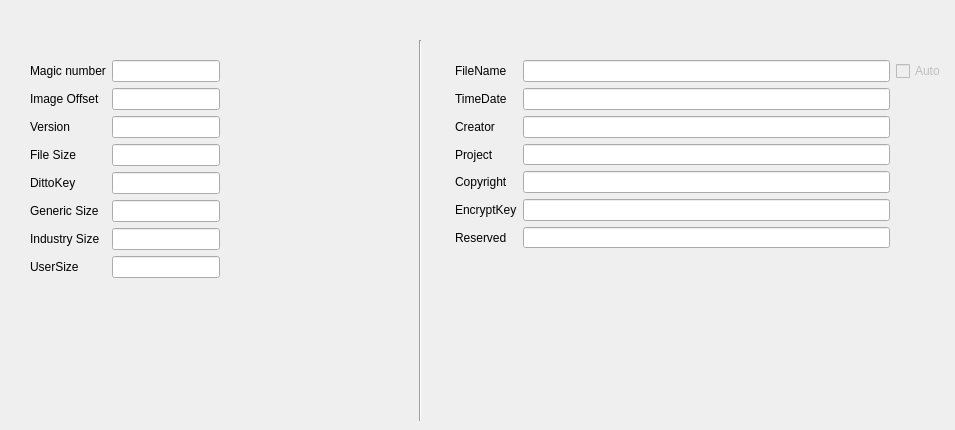
    <widget class="QWidget" name="tab">
     <attribute name="title">
      <string>Generic File Header</string>
     </attribute>
     <widget class="QWidget" name="gridLayoutWidget">
      <property name="geometry">
       <rect>
        <x>30</x>
        <y>60</y>
        <width>349</width>
        <height>281</height>
       </rect>
      </property>
      <layout class="QGridLayout" name="gridLayout">
       <property name="sizeConstraint">
        <enum>QLayout::SetFixedSize</enum>
       </property>
       <item row="6" column="0">
        <widget class="QLabel" name="label_8">
         <property name="text">
          <string>Industry Size</string>
         </property>
        </widget>
       </item>
       <item row="3" column="0">
        <widget class="QLabel" name="label_5">
         <property name="text">
          <string>File Size</string>
         </property>
        </widget>
       </item>
       <item row="7" column="0">
        <widget class="QLabel" name="label_9">
         <property name="text">
          <string>UserSize</string>
         </property>
        </widget>
       </item>
       <item row="5" column="0">
        <widget class="QLabel" name="label_7">
         <property name="text">
          <string>Generic Size</string>
         </property>
        </widget>
       </item>
       <item row="2" column="0">
        <widget class="QLabel" name="label_4">
         <property name="text">
          <string>Version</string>
         </property>
        </widget>
       </item>
       <item row="4" column="1">
        <widget class="QLineEdit" name="gfh_dittokey_tf">
         <property name="readOnly">
          <bool>true</bool>
         </property>
        </widget>
       </item>
       <item row="7" column="1">
        <widget class="QLineEdit" name="gfh_usersize_tf">
         <property name="readOnly">
          <bool>true</bool>
         </property>
        </widget>
       </item>
       <item row="2" column="1">
        <widget class="QLineEdit" name="gfh_version_tf">
         <property name="maxLength">
          <number>8</number>
         </property>
         <property name="readOnly">
          <bool>true</bool>
         </property>
        </widget>
       </item>
       <item row="5" column="1">
        <widget class="QLineEdit" name="gfh_genericsize_tf">
         <property name="readOnly">
          <bool>true</bool>
         </property>
        </widget>
       </item>
       <item row="1" column="1">
        <widget class="QLineEdit" name="gfh_imageoffset_tf">
         <property name="readOnly">
          <bool>true</bool>
         </property>
        </widget>
       </item>
       <item row="0" column="0">
        <widget class="QLabel" name="label">
         <property name="text">
          <string>Magic number</string>
         </property>
        </widget>
       </item>
       <item row="4" column="2">
        <widget class="QLabel" name="label_13">
         <property name="text">
          <string/>
         </property>
        </widget>
       </item>
       <item row="0" column="1">
        <widget class="QLineEdit" name="gfh_magic_tf">
         <property name="readOnly">
          <bool>true</bool>
         </property>
        </widget>
       </item>
       <item row="0" column="2">
        <widget class="QLabel" name="gfh_magicstring_label">
         <property name="text">
          <string/>
         </property>
        </widget>
       </item>
       <item row="3" column="1">
        <widget class="QLineEdit" name="gfh_filesize_tf">
         <property name="readOnly">
          <bool>true</bool>
         </property>
        </widget>
       </item>
       <item row="6" column="1">
        <widget class="QLineEdit" name="gfh_industrysize_tf">
         <property name="readOnly">
          <bool>true</bool>
         </property>
        </widget>
       </item>
       <item row="1" column="0">
        <widget class="QLabel" name="label_2">
         <property name="text">
          <string>Image Offset</string>
         </property>
        </widget>
       </item>
       <item row="4" column="0">
        <widget class="QLabel" name="label_6">
         <property name="text">
          <string>DittoKey</string>
         </property>
        </widget>
       </item>
      </layout>
     </widget>
     <widget class="Line" name="line">
      <property name="geometry">
       <rect>
        <x>410</x>
        <y>40</y>
        <width>20</width>
        <height>381</height>
       </rect>
      </property>
      <property name="orientation">
       <enum>Qt::Vertical</enum>
      </property>
     </widget>
     <widget class="QWidget" name="gridLayoutWidget_2">
      <property name="geometry">
       <rect>
        <x>455</x>
        <y>60</y>
        <width>491</width>
        <height>235</height>
       </rect>
      </property>
      <layout class="QGridLayout" name="GFH_UE">
       <property name="sizeConstraint">
        <enum>QLayout::SetMaximumSize</enum>
       </property>
       <item row="5" column="1">
        <widget class="QLineEdit" name="gfh_encryptkey_tf">
         <property name="readOnly">
          <bool>true</bool>
         </property>
        </widget>
       </item>
       <item row="4" column="0">
        <widget class="QLabel" name="label_21">
         <property name="text">
          <string>Copyright</string>
         </property>
        </widget>
       </item>
       <item row="3" column="0">
        <widget class="QLabel" name="label_18">
         <property name="text">
          <string>Project</string>
         </property>
        </widget>
       </item>
       <item row="0" column="0">
        <widget class="QLabel" name="label_14">
         <property name="text">
          <string>FileName</string>
         </property>
        </widget>
       </item>
       <item row="4" column="1">
        <widget class="QLineEdit" name="gfh_copyright_tf">
         <property name="maxLength">
          <number>200</number>
         </property>
         <property name="readOnly">
          <bool>true</bool>
         </property>
        </widget>
       </item>
       <item row="2" column="0">
        <widget class="QLabel" name="label_15">
         <property name="text">
          <string>Creator</string>
         </property>
        </widget>
       </item>
       <item row="0" column="1">
        <widget class="QLineEdit" name="gfh_filename_tf">
         <property name="maxLength">
          <number>100</number>
         </property>
         <property name="readOnly">
          <bool>true</bool>
         </property>
        </widget>
       </item>
       <item row="4" column="2">
        <widget class="QLabel" name="label_16">
         <property name="text">
          <string/>
         </property>
        </widget>
       </item>
       <item row="5" column="0">
        <widget class="QLabel" name="label_24">
         <property name="text">
          <string>EncryptKey</string>
         </property>
        </widget>
       </item>
       <item row="1" column="1">
        <widget class="QLineEdit" name="gfh_timedate_tf">
         <property name="maxLength">
          <number>24</number>
         </property>
         <property name="readOnly">
          <bool>true</bool>
         </property>
        </widget>
       </item>
       <item row="1" column="0">
        <widget class="QLabel" name="label_25">
         <property name="text">
          <string>TimeDate</string>
         </property>
        </widget>
       </item>
       <item row="2" column="1">
        <widget class="QLineEdit" name="gfh_creator_tf">
         <property name="maxLength">
          <number>100</number>
         </property>
         <property name="readOnly">
          <bool>false</bool>
         </property>
        </widget>
       </item>
       <item row="3" column="1">
        <widget class="QLineEdit" name="gfh_project_tf">
         <property name="maxLength">
          <number>200</number>
         </property>
         <property name="readOnly">
          <bool>false</bool>
         </property>
        </widget>
       </item>
       <item row="0" column="2">
        <widget class="QCheckBox" name="gfh_autofilename_cb">
         <property name="enabled">
          <bool>false</bool>
         </property>
         <property name="text">
          <string>Auto</string>
         </property>
        </widget>
       </item>
       <item row="6" column="0">
        <widget class="QLabel" name="label_27">
         <property name="text">
          <string>Reserved</string>
         </property>
        </widget>
       </item>
       <item row="6" column="1">
        <widget class="QLineEdit" name="gfh_reserved_tf">
         <property name="readOnly">
          <bool>true</bool>
         </property>
        </widget>
       </item>
      </layout>
     </widget>
    </widget>
